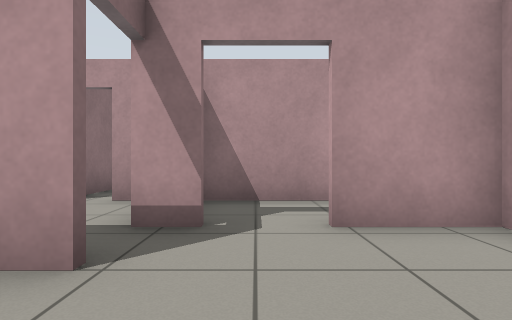
[1] (above)

17 first-person views from a walk through a Gazebo world. The camera is 0.72 m above the floor, looks level and sees 80° across. The floor is counted in squares, 1 m on a side. Each view is taken from the middle of a square. On the plan, view 1 faces up. The plan holds only what a view shows up to about 10 squares ahead; the rest is blank. The robots in the file are not drawn.

[2]
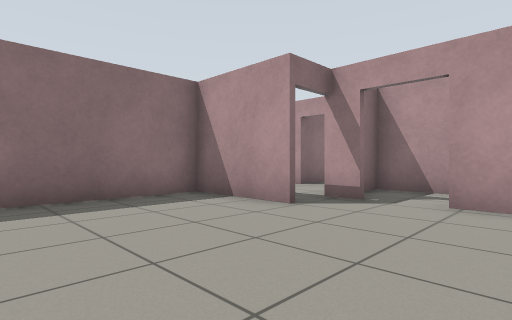

[3]
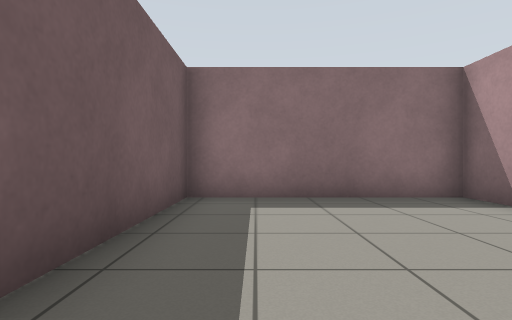

[4]
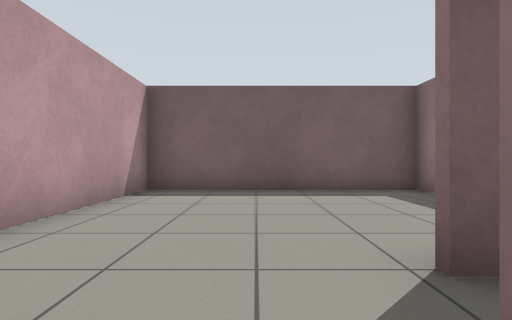

[5]
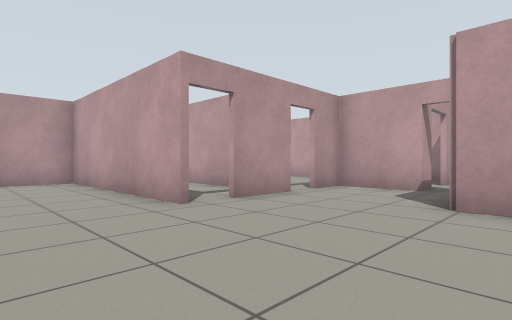

[6]
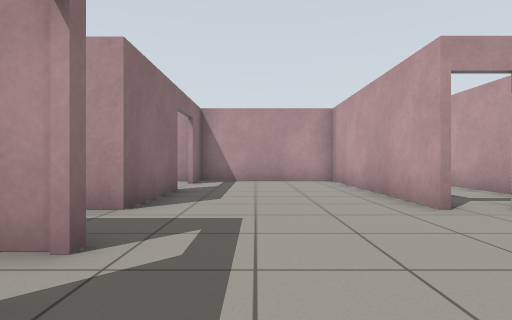

[7]
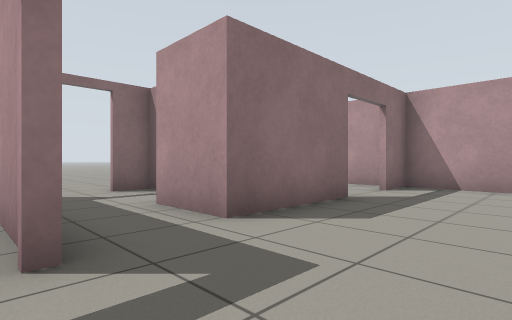

[8]
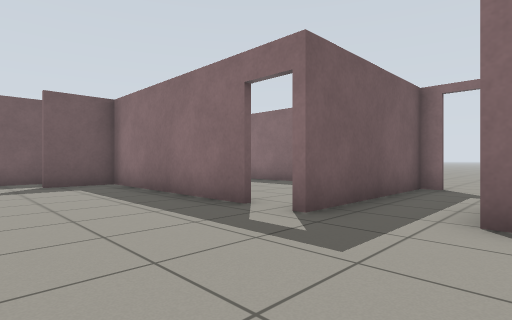

[9]
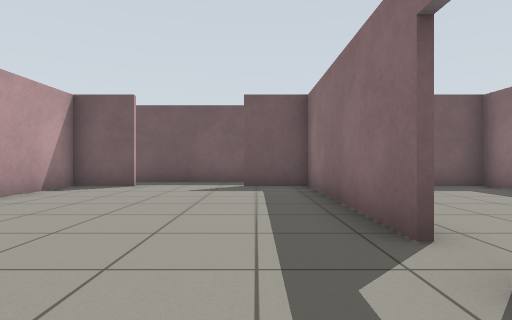

[10]
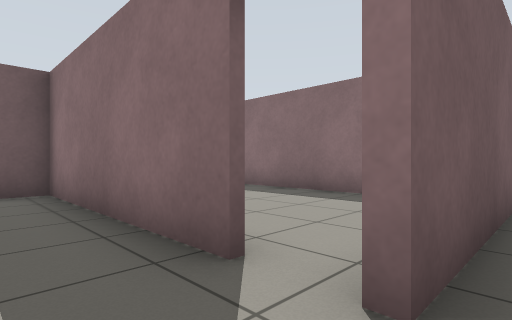

[11]
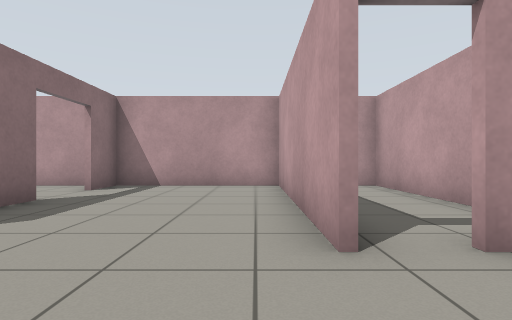

[12]
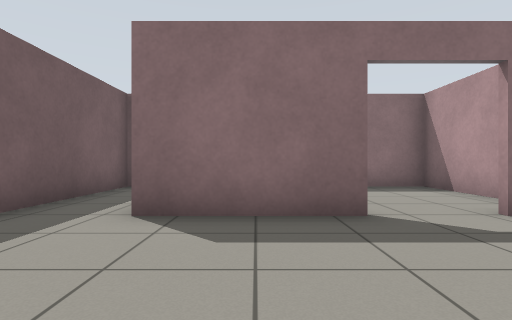

[13]
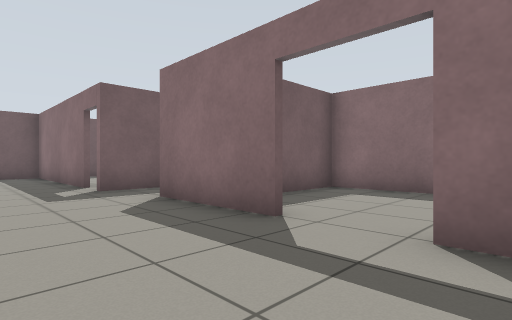

[14]
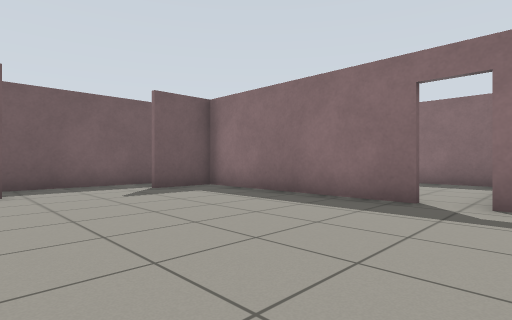

[15]
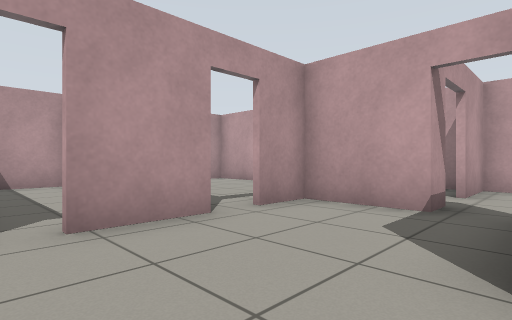

[16]
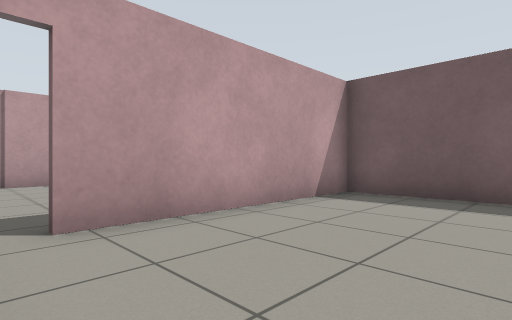

[17]
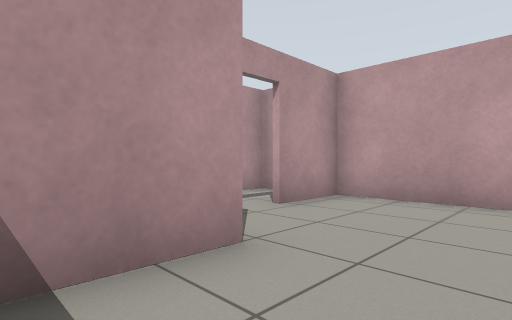

### Floor plan
Points are (right, up) in squares from view 1. A wall is a line through its corners. A room is listed if a view was taken in it or the views show most of it. See-through windows are left out.
Room 1 (views 1, 2, 3, 17)
walls: (-1.1, 2) (-3.9, 2) (-3.9, -3.3) (2.6, -3.3) (2.6, 2.9); (2.8, 3.3) (0.8, 3.3)
ways out: open door at (-0.7, 2.7) to room 3
Room 2 (view 4)
walls: (-1.2, 5.4) (-1.2, 4.6); (2.6, 2.9) (2.6, 5.4) (-1.1, 5.4)
Room 3 (views 5, 6, 7, 8, 9, 10, 11, 12, 13, 14, 15)
walls: (-6.3, 5.4) (-6.3, 11.5) (-11, 11.5); (-10.4, 2.4) (-10.4, -3.4); (-4, 1) (-4, 2.1); (-3.5, 5.4) (-5.2, 5.4); (-1.3, 3.3) (-1.3, 5.4); (-1.1, 5.4) (-2.6, 5.4); (-5.7, -3.3) (-4, -3.3) (-4, -0.9); (-10.9, 8.5) (-10.9, 5.4) (-12.7, 5.4); (-10.1, -3.3) (-8.6, -3.3); (-15.2, 3.5) (-10.4, 3.5); (-9.4, -4.9) (-5, -4.9); (-15.2, 7) (-15.2, 5.5); (-10.9, 11.5) (-10.9, 10.1)
ways out: open door at (-0.7, 2.7) to room 1; open door at (-10.5, 3) to room 4; open door at (-11, 9.5) to room 5; open door at (-5.5, 5.5) to room 6; open door at (-15, 4.5); open door at (-3, 5.5)
Room 4 (view 16)
walls: (-15.2, 2.8) (-15.2, -3.3) (-10.1, -3.3); (-11.1, 3.3) (-12.5, 3.3); (-10.6, -3.4) (-10.6, 2.4); (-10.4, 3.3) (-11, 3.3)
ways out: open door at (-10.5, 3) to room 3
Room 5 (no view inside)
walls: (-15.2, 6.7) (-13.1, 6.7); (-11, 11.5) (-15.2, 11.5) (-15.2, 7)
ways out: open door at (-11, 9.5) to room 3
Room 6 (no view inside)
walls: (-3.6, 7.4) (-3.6, 11.5) (-5.3, 11.5)
ways out: open door at (-5.5, 5.5) to room 3

Where each view was taken, in squares from view 1:
view 1: 0 up, 0 right, facing up
view 2: 2 down, 2 right, facing up-left
view 3: 2 down, 2 right, facing left
view 4: 4 up, 0 right, facing down
view 5: 1 up, 9 left, facing up-right
view 6: 1 up, 9 left, facing up
view 7: 3 up, 8 left, facing up-left
view 8: 6 up, 7 left, facing down-left
view 9: 5 up, 9 left, facing down
view 10: 4 up, 9 left, facing down-left
view 11: 3 up, 7 left, facing up
view 12: 7 up, 7 left, facing left
view 13: 11 up, 8 left, facing down-left
view 14: 4 up, 5 left, facing down-left
view 15: 2 up, 6 left, facing up-right
view 16: 3 up, 14 left, facing down-right
view 17: 0 up, 3 left, facing up-right
